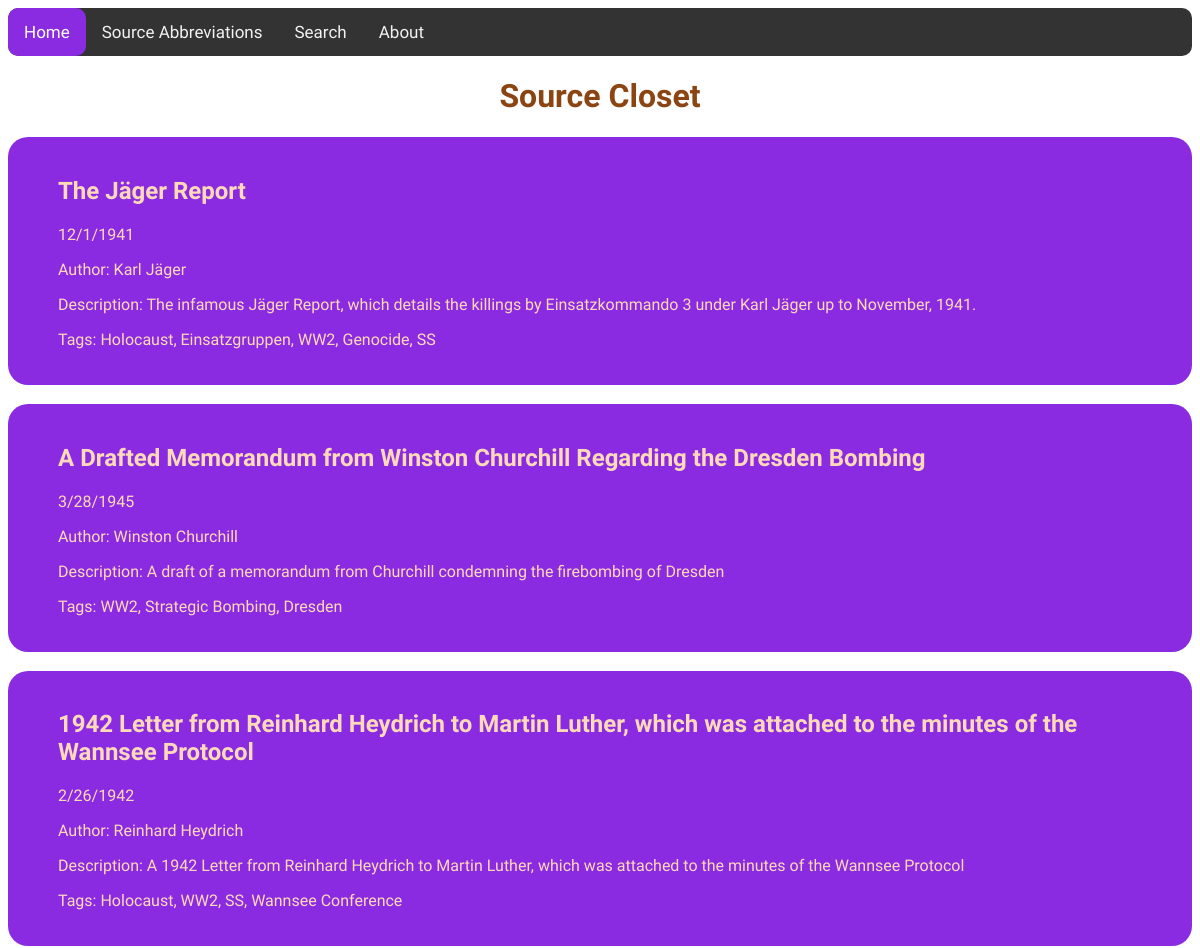
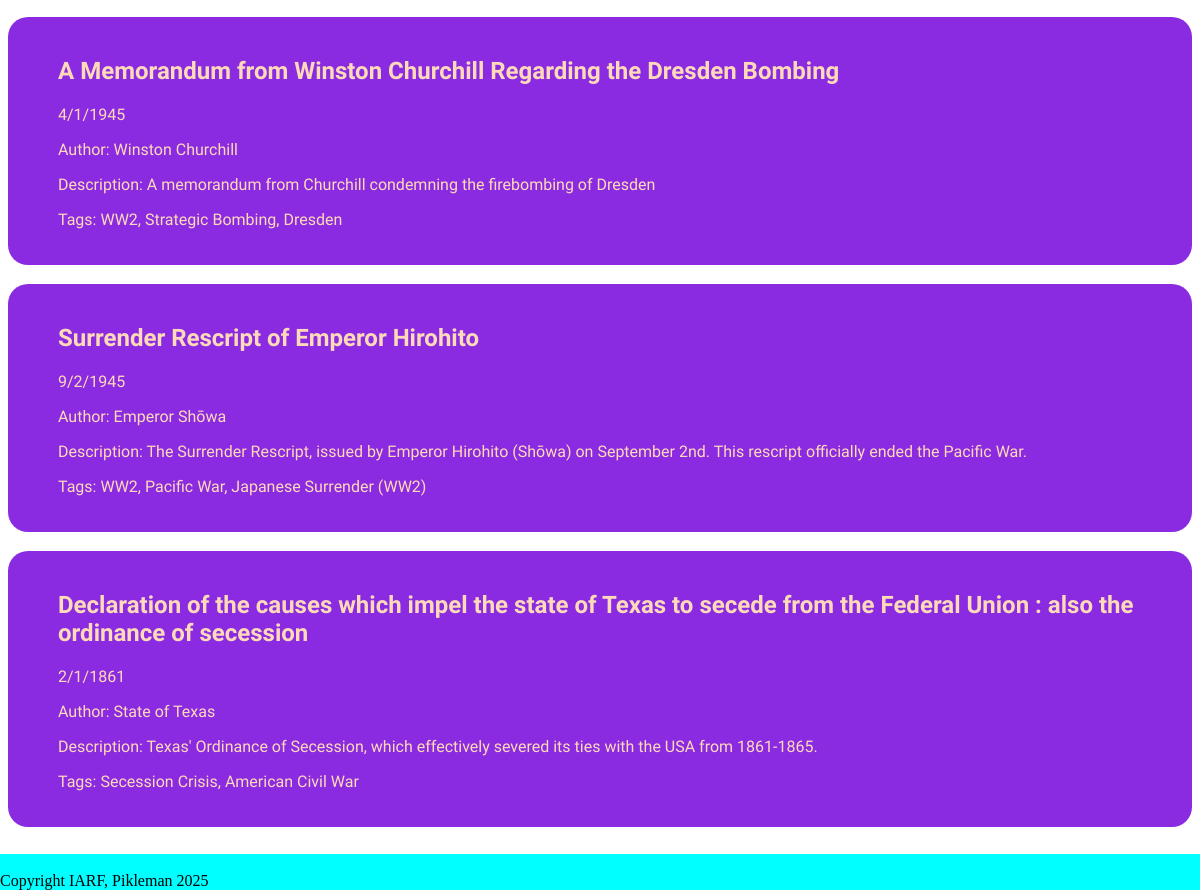
The page / on the database its author committed (2 pictures, top to bottom).
### tables this page shows
CREATE TABLE "SOURCES" (
	"ID"	INTEGER,
	"DESCRIPTION"	TEXT,
	"YEAR"	INTEGER,
	"MONTH"	INTEGER,
	"DATE"	INTEGER,
	"AUTHOR"	TEXT,
	"PATH"	TEXT,
	"LINK"	TEXT,
	"CITATION"	TEXT,
	"WIDTH"	INTEGER,
	"TITLE"	TEXT,
	PRIMARY KEY("ID")
);

### app.py (the view)
@app.route('/')
def index():  # put application's code here
    sources = []
    conn = sqlite3.connect("sources.db")
    cursor = conn.cursor()
    src = cursor.execute("SELECT ID,DESCRIPTION,YEAR,MONTH,DATE,AUTHOR,PATH,LINK,CITATION,WIDTH,TITLE FROM SOURCES")
    src = src.fetchall()
    src_dict = {}
    for i in range(len(src)):
        cursor.execute("SELECT TAG FROM TAGS WHERE ID IN (SELECT TAG_ID FROM SRC_TAGS WHERE SRC_ID=?)", (src[i][0],))
        ts = cursor.fetchall()
        tags = [t[0] for t in ts]  # Fixed: properly extract tags from tuples
        src_dict[str(src[i][0])] = {
            "Description": src[i][1],
            "Year": src[i][2],
            "Month": src[i][3],
            "Date": src[i][4],
            "Author": src[i][5],
            "Path": src[i][6],
            "Tags": tags,
            "Link": src[i][7],
            "Source": src[i][8],
            "Width": src[i][9],
            "Title": src[i][10] if len(src[i]) > 10 else None
        }
    src = src_dict
    del src_dict
    ids = src.keys()
    ids = list(ids)
    random.shuffle(ids)
    for i in range(9):
        sources.append([src[ids[i]], ids[i]])
    conn.close()
    return render_template("index.html", sources=sources)

### templates/index.html (shortened to what this page needs)
<!DOCTYPE html>
<html lang="en">
<head>
    <link rel="stylesheet" href="{{ url_for('static', filename='styles/styles.css') }}">
</head>
<body>
<div class="topnav">
  <a class="active" href="{{url_for('index')}}">Home</a>
  <a href="{{url_for('sources_abbr')}}">Source Abbreviations</a>
  <a href="{{ url_for('search') }}">Search</a>
  <a href="{{ url_for('about') }}">About</a>
</div>
<h1 id="title">Source Closet</h1>
{% for src in sources[:6] %}
<a href="{{ url_for("source", id=src[1]) }}" class="src_link">
    <div class="source">
        <h2 class="src_heading">{{ src[0]["Title"] }}</h2>
        <p>{{ src[0]["Month"] }}/{{ src[0]["Date"] }}/{{ src[0]["Year"] }}</p>
        <p>Author: {{ src[0]["Author"] }}</p>
        <p>Description: {{ src[0]["Description"] }}</p>
        <p>Tags: {{ ', '.join(src[0]["Tags"]) }}</p>
    </div>
</a>
<br>
{% endfor %}
<br>
<br>
<footer>
    <br>
    Copyright IARF, Pikleman 2025
</footer>
</body>
</html>

### static/styles/styles.css (style rules this page uses)
.source { border-radius: 20px; background-color: blueviolet; padding-left: 50px; padding-right: 50px; padding-top: 20px; padding-bottom: 20px; }
#title { color: saddlebrown; font-family: "Winky Rough"; text-align: center; }
footer { position: fixed; bottom: 0; left: 0; right: 0; background-color: aqua; z-index: 200; }
.src_link { text-decoration: none; color: peachpuff; font-family: "Winky Rough"; }
h1 { text-align: center; }
.topnav { background-color: #333; overflow: hidden; border-radius: 10px; }
.topnav a { float: left; color: #f2f2f2; text-align: center; padding: 14px 16px; text-decoration: none; font-family: "Winky Rough", ui-rounded; font-size: 17px; }
.topnav a.active { background-color: blueviolet; color: white; border-radius: 10px; }
body { overflow: auto; }

### rows shown on the page
SOURCES: TITLE "The Jäger Report", MONTH "12", DATE "1", YEAR "1941", AUTHOR "Karl Jäger", DESCRIPTION "The infamous Jäger Report, which details the killings by Einsatzkommando 3 under Karl Jäger up to November, 1941."
SOURCES: TITLE "A Drafted Memorandum from Winston Churchill Regarding the Dresden Bombing", MONTH "3", DATE "28", YEAR "1945", AUTHOR "Winston Churchill", DESCRIPTION "A draft of a memorandum from Churchill condemning the firebombing of Dresden"
SOURCES: TITLE "1942 Letter from Reinhard Heydrich to Martin Luther, which was attached to the minutes of the Wannsee Protocol", MONTH "2", DATE "26", YEAR "1942", AUTHOR "Reinhard Heydrich", DESCRIPTION "A 1942 Letter from Reinhard Heydrich to Martin Luther, which was attached to the minutes of the Wannsee Protocol"
SOURCES: TITLE "A Memorandum from Winston Churchill Regarding the Dresden Bombing", MONTH "4", DATE "1", YEAR "1945", AUTHOR "Winston Churchill", DESCRIPTION "A memorandum from Churchill condemning the firebombing of Dresden"
SOURCES: TITLE "Surrender Rescript of Emperor Hirohito", MONTH "9", DATE "2", YEAR "1945", AUTHOR "Emperor Shōwa", DESCRIPTION "The Surrender Rescript, issued by Emperor Hirohito (Shōwa) on September 2nd. This rescript officially ended the Pacific War."
SOURCES: TITLE "Declaration of the causes which impel the state of Texas to secede from the Federal Union : also the ordinance of secession", MONTH "2", DATE "1", YEAR "1861", AUTHOR "State of Texas", DESCRIPTION "Texas' Ordinance of Secession, which effectively severed its ties with the USA from 1861-1865."

### other values the page prints
{{ ', '.join(src[0]["Tags"]) }} "Holocaust, Einsatzgruppen, WW2, Genocide, SS" "WW2, Strategic Bombing, Dresden" "Holocaust, WW2, SS, Wannsee Conference" "WW2, Strategic Bombing, Dresden" "WW2, Pacific War, Japanese Surrender (WW2)" "Secession Crisis, American Civil War"
